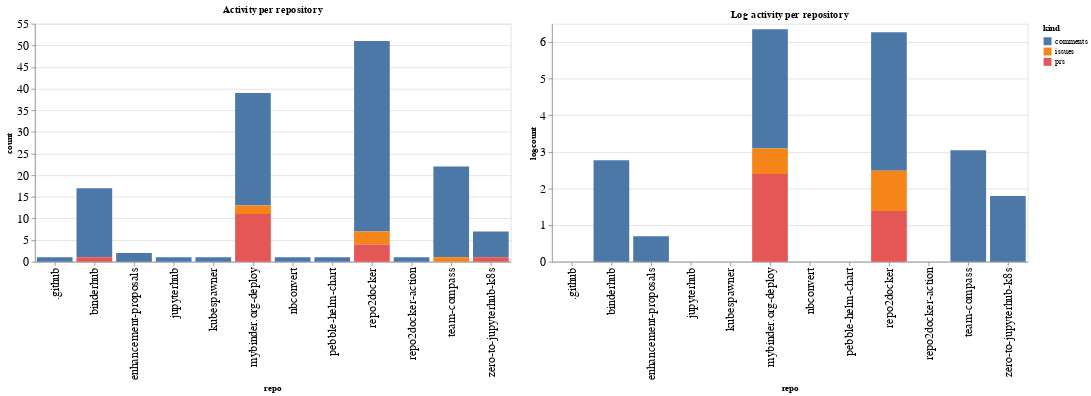

Notebook code cell kept with this figure:
### Code cell
ch1 = alt.Chart(repo_summaries, width=600, title="Activity per repository").mark_bar().encode(
    x='repo',
    y='count',
    color='kind',
    tooltip="kind"
)

ch2 = alt.Chart(repo_summaries, width=600, title="Log activity per repository").mark_bar().encode(
    x='repo',
    y='logcount',
    color='kind',
    tooltip="kind"
)

ch1 | ch2

### Figure 1 — Vega-Lite specification as saved in the notebook (floating-point values rounded to 4 significant figures)
{"config": {"axisLeft": {"labelFontSize": 15}, "axisBottom": {"labelFontSize": 15}}, "hconcat": [{"mark": "bar", "encoding": {"color": {"type": "nominal", "field": "kind"}, "tooltip": {"type": "nominal", "field": "kind"}, "x": {"type": "nominal", "field": "repo"}, "y": {"type": "quantitative", "field": "count"}}, "title": "Activity per repository", "width": 600}, {"mark": "bar", "encoding": {"color": {"type": "nominal", "field": "kind"}, "tooltip": {"type": "nominal", "field": "kind"}, "x": {"type": "nominal", "field": "repo"}, "y": {"type": "quantitative", "field": "logcount"}}, "title": "Log activity per repository", "width": 600}], "data": {"name": "data-8c90c719433e02654e9ce4def1256366"}, "$schema": "https://vega.github.io/schema/vega-lite/v4.8.1.json", "datasets": {"data-8c90c719433e02654e9ce4def1256366": [{"repo": ".github", "kind": "comments", "count": 1, "logcount": 0.0}, {"repo": "binderhub", "kind": "comments", "count": 16, "logcount": 2.773}, {"repo": "binderhub", "kind": "prs", "count": 1, "logcount": 0.0}, {"repo": "enhancement-proposals", "kind": "comments", "count": 2, "logcount": 0.6931}, {"repo": "jupyterhub", "kind": "comments", "count": 1, "logcount": 0.0}, {"repo": "kubespawner", "kind": "comments", "count": 1, "logcount": 0.0}, {"repo": "mybinder.org-deploy", "kind": "comments", "count": 26, "logcount": 3.258}, {"repo": "mybinder.org-deploy", "kind": "issues", "count": 2, "logcount": 0.6931}, {"repo": "mybinder.org-deploy", "kind": "prs", "count": 11, "logcount": 2.398}, {"repo": "nbconvert", "kind": "comments", "count": 1, "logcount": 0.0}, {"repo": "pebble-helm-chart", "kind": "comments", "count": 1, "logcount": 0.0}, {"repo": "repo2docker", "kind": "comments", "count": 44, "logcount": 3.784}, {"repo": "repo2docker", "kind": "issues", "count": 3, "logcount": 1.099}, {"repo": "repo2docker", "kind": "prs", "count": 4, "logcount": 1.386}, {"repo": "repo2docker-action", "kind": "comments", "count": 1, "logcount": 0.0}, {"repo": "team-compass", "kind": "comments", "count": 21, "logcount": 3.045}, {"repo": "team-compass", "kind": "issues", "count": 1, "logcount": 0.0}, {"repo": "zero-to-jupyterhub-k8s", "kind": "comments", "count": 6, "logcount": 1.792}, {"repo": "zero-to-jupyterhub-k8s", "kind": "prs", "count": 1, "logcount": 0.0}]}}
